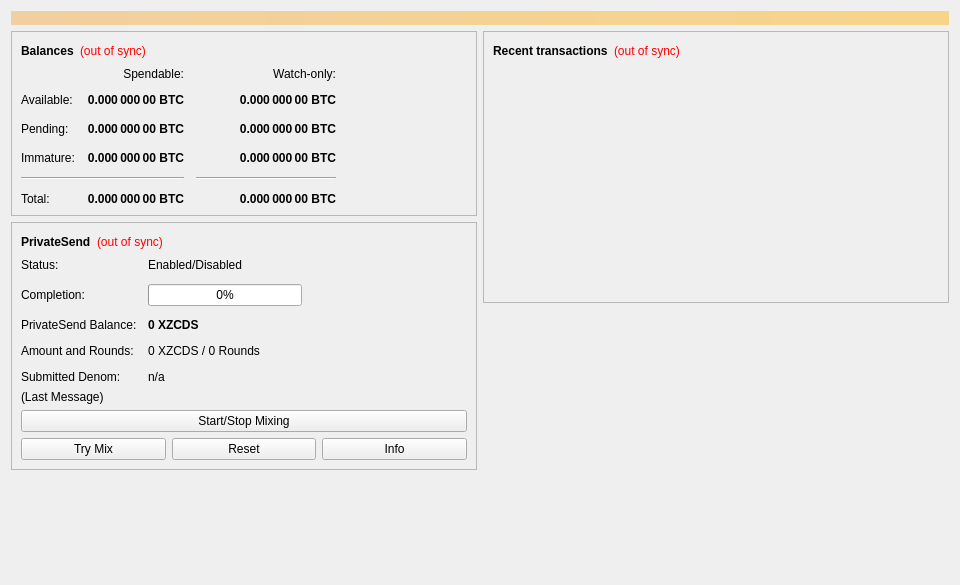
<?xml version="1.0" encoding="UTF-8"?>
<ui version="4.0">
 <class>OverviewPage</class>
 <widget class="QWidget" name="OverviewPage">
  <property name="geometry">
   <rect>
    <x>0</x>
    <y>0</y>
    <width>960</width>
    <height>585</height>
   </rect>
  </property>
  <property name="minimumSize">
   <size>
    <width>960</width>
    <height>0</height>
   </size>
  </property>
  <property name="windowTitle">
   <string>Form</string>
  </property>
  <layout class="QVBoxLayout" name="topLayout">
   <item>
    <widget class="QLabel" name="labelAlerts">
     <property name="visible">
      <bool>false</bool>
     </property>
     <property name="styleSheet">
      <string notr="true">QLabel { background-color: qlineargradient(x1: 0, y1: 0, x2: 1, y2: 0, stop:0 #F0D0A0, stop:1 #F8D488); color:#000000; }</string>
     </property>
     <property name="wordWrap">
      <bool>true</bool>
     </property>
     <property name="margin">
      <number>3</number>
     </property>
     <property name="textInteractionFlags">
      <set>Qt::TextSelectableByMouse</set>
     </property>
    </widget>
   </item>
   <item>
    <layout class="QHBoxLayout" name="horizontalLayout" stretch="1,1">
     <item>
      <layout class="QVBoxLayout" name="verticalLayout_2">
       <item>
        <widget class="QFrame" name="frame">
         <property name="frameShape">
          <enum>QFrame::StyledPanel</enum>
         </property>
         <property name="frameShadow">
          <enum>QFrame::Raised</enum>
         </property>
         <layout class="QVBoxLayout" name="verticalLayout_4">
          <item>
           <layout class="QHBoxLayout" name="horizontalLayout_4">
            <item>
             <widget class="QLabel" name="label_5">
              <property name="font">
               <font>
                <weight>75</weight>
                <bold>true</bold>
               </font>
              </property>
              <property name="text">
               <string>Balances</string>
              </property>
             </widget>
            </item>
            <item>
             <widget class="QLabel" name="labelWalletStatus">
              <property name="toolTip">
               <string>The displayed information may be out of date. Your wallet automatically synchronizes with the ZcoinDark network after a connection is established, but this process has not completed yet.</string>
              </property>
              <property name="styleSheet">
               <string notr="true">QLabel { color: red; }</string>
              </property>
              <property name="text">
               <string notr="true">(out of sync)</string>
              </property>
              <property name="alignment">
               <set>Qt::AlignLeading|Qt::AlignLeft|Qt::AlignVCenter</set>
              </property>
             </widget>
            </item>
            <item>
             <spacer name="horizontalSpacer_3">
              <property name="orientation">
               <enum>Qt::Horizontal</enum>
              </property>
              <property name="sizeHint" stdset="0">
               <size>
                <width>40</width>
                <height>20</height>
               </size>
              </property>
             </spacer>
            </item>
           </layout>
          </item>
          <item>
           <layout class="QGridLayout" name="gridLayout">
            <property name="spacing">
             <number>12</number>
            </property>
            <item row="2" column="2">
             <widget class="QLabel" name="labelWatchPending">
              <property name="font">
               <font>
                <weight>75</weight>
                <bold>true</bold>
               </font>
              </property>
              <property name="cursor">
               <cursorShape>IBeamCursor</cursorShape>
              </property>
              <property name="toolTip">
               <string>Unconfirmed transactions to watch-only addresses</string>
              </property>
              <property name="text">
               <string notr="true">0.000 000 00 BTC</string>
              </property>
              <property name="alignment">
               <set>Qt::AlignRight|Qt::AlignTrailing|Qt::AlignVCenter</set>
              </property>
              <property name="textInteractionFlags">
               <set>Qt::LinksAccessibleByMouse|Qt::TextSelectableByKeyboard|Qt::TextSelectableByMouse</set>
              </property>
             </widget>
            </item>
            <item row="2" column="1">
             <widget class="QLabel" name="labelUnconfirmed">
              <property name="font">
               <font>
                <weight>75</weight>
                <bold>true</bold>
               </font>
              </property>
              <property name="cursor">
               <cursorShape>IBeamCursor</cursorShape>
              </property>
              <property name="toolTip">
               <string>Total of transactions that have yet to be confirmed, and do not yet count toward the spendable balance</string>
              </property>
              <property name="text">
               <string notr="true">0.000 000 00 BTC</string>
              </property>
              <property name="alignment">
               <set>Qt::AlignRight|Qt::AlignTrailing|Qt::AlignVCenter</set>
              </property>
              <property name="textInteractionFlags">
               <set>Qt::LinksAccessibleByMouse|Qt::TextSelectableByKeyboard|Qt::TextSelectableByMouse</set>
              </property>
             </widget>
            </item>
            <item row="3" column="2">
             <widget class="QLabel" name="labelWatchImmature">
              <property name="font">
               <font>
                <weight>75</weight>
                <bold>true</bold>
               </font>
              </property>
              <property name="cursor">
               <cursorShape>IBeamCursor</cursorShape>
              </property>
              <property name="toolTip">
               <string>Mined balance in watch-only addresses that has not yet matured</string>
              </property>
              <property name="text">
               <string notr="true">0.000 000 00 BTC</string>
              </property>
              <property name="alignment">
               <set>Qt::AlignRight|Qt::AlignTrailing|Qt::AlignVCenter</set>
              </property>
              <property name="textInteractionFlags">
               <set>Qt::LinksAccessibleByMouse|Qt::TextSelectableByKeyboard|Qt::TextSelectableByMouse</set>
              </property>
             </widget>
            </item>
            <item row="4" column="0" colspan="2">
             <widget class="Line" name="lineSpendableBalance">
              <property name="orientation">
               <enum>Qt::Horizontal</enum>
              </property>
             </widget>
            </item>
            <item row="4" column="2">
             <widget class="Line" name="lineWatchBalance">
              <property name="sizePolicy">
               <sizepolicy hsizetype="Preferred" vsizetype="Fixed">
                <horstretch>0</horstretch>
                <verstretch>0</verstretch>
               </sizepolicy>
              </property>
              <property name="minimumSize">
               <size>
                <width>140</width>
                <height>0</height>
               </size>
              </property>
              <property name="orientation">
               <enum>Qt::Horizontal</enum>
              </property>
             </widget>
            </item>
            <item row="5" column="0">
             <widget class="QLabel" name="labelTotalText">
              <property name="text">
               <string>Total:</string>
              </property>
             </widget>
            </item>
            <item row="3" column="1">
             <widget class="QLabel" name="labelImmature">
              <property name="font">
               <font>
                <weight>75</weight>
                <bold>true</bold>
               </font>
              </property>
              <property name="cursor">
               <cursorShape>IBeamCursor</cursorShape>
              </property>
              <property name="toolTip">
               <string>Mined balance that has not yet matured</string>
              </property>
              <property name="text">
               <string notr="true">0.000 000 00 BTC</string>
              </property>
              <property name="alignment">
               <set>Qt::AlignRight|Qt::AlignTrailing|Qt::AlignVCenter</set>
              </property>
              <property name="textInteractionFlags">
               <set>Qt::LinksAccessibleByMouse|Qt::TextSelectableByKeyboard|Qt::TextSelectableByMouse</set>
              </property>
             </widget>
            </item>
            <item row="2" column="3">
             <spacer name="horizontalSpacer_2">
              <property name="orientation">
               <enum>Qt::Horizontal</enum>
              </property>
              <property name="sizeHint" stdset="0">
               <size>
                <width>40</width>
                <height>20</height>
               </size>
              </property>
             </spacer>
            </item>
            <item row="3" column="0">
             <widget class="QLabel" name="labelImmatureText">
              <property name="text">
               <string>Immature:</string>
              </property>
             </widget>
            </item>
            <item row="5" column="1">
             <widget class="QLabel" name="labelTotal">
              <property name="font">
               <font>
                <weight>75</weight>
                <bold>true</bold>
               </font>
              </property>
              <property name="cursor">
               <cursorShape>IBeamCursor</cursorShape>
              </property>
              <property name="toolTip">
               <string>Your current total balance</string>
              </property>
              <property name="text">
               <string notr="true">0.000 000 00 BTC</string>
              </property>
              <property name="alignment">
               <set>Qt::AlignRight|Qt::AlignTrailing|Qt::AlignVCenter</set>
              </property>
              <property name="textInteractionFlags">
               <set>Qt::LinksAccessibleByMouse|Qt::TextSelectableByKeyboard|Qt::TextSelectableByMouse</set>
              </property>
             </widget>
            </item>
            <item row="5" column="2">
             <widget class="QLabel" name="labelWatchTotal">
              <property name="font">
               <font>
                <weight>75</weight>
                <bold>true</bold>
               </font>
              </property>
              <property name="cursor">
               <cursorShape>IBeamCursor</cursorShape>
              </property>
              <property name="toolTip">
               <string>Current total balance in watch-only addresses</string>
              </property>
              <property name="text">
               <string notr="true">0.000 000 00 BTC</string>
              </property>
              <property name="alignment">
               <set>Qt::AlignRight|Qt::AlignTrailing|Qt::AlignVCenter</set>
              </property>
              <property name="textInteractionFlags">
               <set>Qt::LinksAccessibleByMouse|Qt::TextSelectableByKeyboard|Qt::TextSelectableByMouse</set>
              </property>
             </widget>
            </item>
            <item row="0" column="2">
             <widget class="QLabel" name="labelWatchonly">
              <property name="text">
               <string>Watch-only:</string>
              </property>
              <property name="alignment">
               <set>Qt::AlignRight|Qt::AlignTrailing|Qt::AlignVCenter</set>
              </property>
             </widget>
            </item>
            <item row="1" column="0">
             <widget class="QLabel" name="labelBalanceText">
              <property name="text">
               <string>Available:</string>
              </property>
             </widget>
            </item>
            <item row="1" column="1">
             <widget class="QLabel" name="labelBalance">
              <property name="font">
               <font>
                <weight>75</weight>
                <bold>true</bold>
               </font>
              </property>
              <property name="cursor">
               <cursorShape>IBeamCursor</cursorShape>
              </property>
              <property name="toolTip">
               <string>Your current spendable balance</string>
              </property>
              <property name="text">
               <string notr="true">0.000 000 00 BTC</string>
              </property>
              <property name="alignment">
               <set>Qt::AlignRight|Qt::AlignTrailing|Qt::AlignVCenter</set>
              </property>
              <property name="textInteractionFlags">
               <set>Qt::LinksAccessibleByMouse|Qt::TextSelectableByKeyboard|Qt::TextSelectableByMouse</set>
              </property>
             </widget>
            </item>
            <item row="1" column="2">
             <widget class="QLabel" name="labelWatchAvailable">
              <property name="font">
               <font>
                <weight>75</weight>
                <bold>true</bold>
               </font>
              </property>
              <property name="cursor">
               <cursorShape>IBeamCursor</cursorShape>
              </property>
              <property name="toolTip">
               <string>Your current balance in watch-only addresses</string>
              </property>
              <property name="text">
               <string notr="true">0.000 000 00 BTC</string>
              </property>
              <property name="alignment">
               <set>Qt::AlignRight|Qt::AlignTrailing|Qt::AlignVCenter</set>
              </property>
              <property name="textInteractionFlags">
               <set>Qt::LinksAccessibleByMouse|Qt::TextSelectableByKeyboard|Qt::TextSelectableByMouse</set>
              </property>
             </widget>
            </item>
            <item row="2" column="0">
             <widget class="QLabel" name="labelPendingText">
              <property name="text">
               <string>Pending:</string>
              </property>
             </widget>
            </item>
            <item row="0" column="1">
             <widget class="QLabel" name="labelSpendable">
              <property name="text">
               <string>Spendable:</string>
              </property>
              <property name="alignment">
               <set>Qt::AlignRight|Qt::AlignTrailing|Qt::AlignVCenter</set>
              </property>
             </widget>
            </item>
           </layout>
          </item>
         </layout>
        </widget>
       </item>
       <item>
        <widget class="QFrame" name="framePrivateSend">
         <property name="layoutDirection">
          <enum>Qt::LeftToRight</enum>
         </property>
         <property name="frameShape">
          <enum>QFrame::StyledPanel</enum>
         </property>
         <property name="frameShadow">
          <enum>QFrame::Raised</enum>
         </property>
         <layout class="QVBoxLayout" name="VerticalLayout_PS1">
          <item>
           <layout class="QHBoxLayout" name="horizontalLayout_5">
            <item>
             <widget class="QLabel" name="labelPrivateSendHeader">
              <property name="font">
               <font>
                <weight>75</weight>
                <bold>true</bold>
               </font>
              </property>
              <property name="text">
               <string>PrivateSend</string>
              </property>
             </widget>
            </item>
            <item>
             <widget class="QLabel" name="labelPrivateSendSyncStatus">
              <property name="toolTip">
               <string>The displayed information may be out of date. Your wallet automatically synchronizes with the ZcoinDark network after a connection is established, but this process has not completed yet.</string>
              </property>
              <property name="styleSheet">
               <string notr="true">QLabel { color: red; }</string>
              </property>
              <property name="text">
               <string notr="true">(out of sync)</string>
              </property>
              <property name="alignment">
               <set>Qt::AlignLeading|Qt::AlignLeft|Qt::AlignVCenter</set>
              </property>
             </widget>
            </item>
            <item>
             <spacer name="horizontalSpacer_4">
              <property name="orientation">
               <enum>Qt::Horizontal</enum>
              </property>
              <property name="sizeHint" stdset="0">
               <size>
                <width>40</width>
                <height>20</height>
               </size>
              </property>
             </spacer>
            </item>
           </layout>
          </item>
          <item>
           <layout class="QFormLayout" name="privateSendFormLayout">
            <property name="fieldGrowthPolicy">
             <enum>QFormLayout::AllNonFixedFieldsGrow</enum>
            </property>
            <property name="horizontalSpacing">
             <number>11</number>
            </property>
            <property name="verticalSpacing">
             <number>12</number>
            </property>
            <item row="0" column="0">
             <widget class="QLabel" name="labelPrivateSendEnabledText">
              <property name="text">
               <string>Status:</string>
              </property>
             </widget>
            </item>
            <item row="0" column="1">
             <widget class="QLabel" name="labelPrivateSendEnabled">
              <property name="text">
               <string>Enabled/Disabled</string>
              </property>
             </widget>
            </item>
            <item row="1" column="0">
             <widget class="QLabel" name="labelCompletitionText">
              <property name="text">
               <string>Completion:</string>
              </property>
             </widget>
            </item>
            <item row="1" column="1">
             <widget class="QProgressBar" name="privateSendProgress">
              <property name="maximumSize">
               <size>
                <width>154</width>
                <height>16777215</height>
               </size>
              </property>
              <property name="value">
               <number>0</number>
              </property>
             </widget>
            </item>
            <item row="2" column="0">
             <widget class="QLabel" name="labelAnonymizedText">
              <property name="text">
               <string>PrivateSend Balance:</string>
              </property>
             </widget>
            </item>
            <item row="2" column="1">
             <widget class="QLabel" name="labelAnonymized">
              <property name="font">
               <font>
                <weight>75</weight>
                <bold>true</bold>
               </font>
              </property>
              <property name="text">
               <string notr="true">0 XZCDS</string>
              </property>
             </widget>
            </item>
            <item row="3" column="0">
             <widget class="QLabel" name="labelAmountAndRoundsText">
              <property name="text">
               <string>Amount and Rounds:</string>
              </property>
             </widget>
            </item>
            <item row="3" column="1">
             <widget class="QLabel" name="labelAmountRounds">
              <property name="text">
               <string>0 XZCDS / 0 Rounds</string>
              </property>
             </widget>
            </item>
            <item row="4" column="0">
             <widget class="QLabel" name="labelSubmittedDenomText">
              <property name="text">
               <string>Submitted Denom:</string>
              </property>
             </widget>
            </item>
            <item row="4" column="1">
             <widget class="QLabel" name="labelSubmittedDenom">
              <property name="toolTip">
               <string>The denominations you submitted to the Masternode.&lt;br&gt;To mix, other users must submit the exact same denominations.</string>
              </property>
              <property name="text">
               <string>n/a</string>
              </property>
             </widget>
            </item>
           </layout>
          </item>
          <item>
           <layout class="QVBoxLayout" name="VerticalLayout_PS">
            <item>
             <widget class="QLabel" name="labelPrivateSendLastMessage">
              <property name="text">
               <string>(Last Message)</string>
              </property>
              <property name="alignment">
               <set>Qt::AlignLeading|Qt::AlignLeft|Qt::AlignTop</set>
              </property>
              <property name="wordWrap">
               <bool>true</bool>
              </property>
             </widget>
            </item>
            <item>
             <widget class="QPushButton" name="togglePrivateSend">
              <property name="sizePolicy">
               <sizepolicy hsizetype="MinimumExpanding" vsizetype="Fixed">
                <horstretch>0</horstretch>
                <verstretch>0</verstretch>
               </sizepolicy>
              </property>
              <property name="text">
               <string>Start/Stop Mixing</string>
              </property>
             </widget>
            </item>
            <item>
             <layout class="QHBoxLayout" name="horizontalLayout_debugbuttons">
              <item>
               <widget class="QPushButton" name="privateSendAuto">
                <property name="sizePolicy">
                 <sizepolicy hsizetype="MinimumExpanding" vsizetype="Fixed">
                  <horstretch>0</horstretch>
                  <verstretch>0</verstretch>
                 </sizepolicy>
                </property>
                <property name="toolTip">
                 <string>Try to manually submit a PrivateSend request.</string>
                </property>
                <property name="text">
                 <string>Try Mix</string>
                </property>
               </widget>
              </item>
              <item>
               <widget class="QPushButton" name="privateSendReset">
                <property name="sizePolicy">
                 <sizepolicy hsizetype="MinimumExpanding" vsizetype="Fixed">
                  <horstretch>0</horstretch>
                  <verstretch>0</verstretch>
                 </sizepolicy>
                </property>
                <property name="toolTip">
                 <string>Reset the current status of PrivateSend (can interrupt PrivateSend if it's in the process of Mixing, which can cost you money!)</string>
                </property>
                <property name="autoFillBackground">
                 <bool>false</bool>
                </property>
                <property name="text">
                 <string>Reset</string>
                </property>
               </widget>
              </item>
              <item>
               <widget class="QPushButton" name="privateSendInfo">
                <property name="sizePolicy">
                 <sizepolicy hsizetype="MinimumExpanding" vsizetype="Fixed">
                  <horstretch>0</horstretch>
                  <verstretch>0</verstretch>
                 </sizepolicy>
                </property>
                <property name="toolTip">
                 <string>Information about PrivateSend and Mixing</string>
                </property>
                <property name="text">
                 <string>Info</string>
                </property>
               </widget>
              </item>
             </layout>
            </item>
           </layout>
          </item>
         </layout>
        </widget>
       </item>
       <item>
        <spacer name="verticalSpacer">
         <property name="orientation">
          <enum>Qt::Vertical</enum>
         </property>
         <property name="sizeHint" stdset="0">
          <size>
           <width>20</width>
           <height>40</height>
          </size>
         </property>
        </spacer>
       </item>
      </layout>
     </item>
     <item>
      <layout class="QVBoxLayout" name="verticalLayout_3">
       <item>
        <widget class="QFrame" name="frame_2">
         <property name="frameShape">
          <enum>QFrame::StyledPanel</enum>
         </property>
         <property name="frameShadow">
          <enum>QFrame::Raised</enum>
         </property>
         <layout class="QVBoxLayout" name="verticalLayout">
          <item>
           <layout class="QHBoxLayout" name="horizontalLayout_2">
            <item>
             <widget class="QLabel" name="label_4">
              <property name="font">
               <font>
                <weight>75</weight>
                <bold>true</bold>
               </font>
              </property>
              <property name="text">
               <string>Recent transactions</string>
              </property>
             </widget>
            </item>
            <item>
             <widget class="QLabel" name="labelTransactionsStatus">
              <property name="toolTip">
               <string>The displayed information may be out of date. Your wallet automatically synchronizes with the ZcoinDark network after a connection is established, but this process has not completed yet.</string>
              </property>
              <property name="styleSheet">
               <string notr="true">QLabel { color: red; }</string>
              </property>
              <property name="text">
               <string notr="true">(out of sync)</string>
              </property>
              <property name="alignment">
               <set>Qt::AlignLeading|Qt::AlignLeft|Qt::AlignVCenter</set>
              </property>
             </widget>
            </item>
            <item>
             <spacer name="horizontalSpacer">
              <property name="orientation">
               <enum>Qt::Horizontal</enum>
              </property>
              <property name="sizeHint" stdset="0">
               <size>
                <width>40</width>
                <height>20</height>
               </size>
              </property>
             </spacer>
            </item>
           </layout>
          </item>
          <item>
           <widget class="QListView" name="listTransactions">
            <property name="styleSheet">
             <string notr="true">QListView { background: transparent; }</string>
            </property>
            <property name="frameShape">
             <enum>QFrame::NoFrame</enum>
            </property>
            <property name="verticalScrollBarPolicy">
             <enum>Qt::ScrollBarAlwaysOff</enum>
            </property>
            <property name="horizontalScrollBarPolicy">
             <enum>Qt::ScrollBarAlwaysOff</enum>
            </property>
            <property name="selectionMode">
             <enum>QAbstractItemView::NoSelection</enum>
            </property>
           </widget>
          </item>
         </layout>
        </widget>
       </item>
       <item>
        <spacer name="verticalSpacer_2">
         <property name="orientation">
          <enum>Qt::Vertical</enum>
         </property>
         <property name="sizeHint" stdset="0">
          <size>
           <width>20</width>
           <height>40</height>
          </size>
         </property>
        </spacer>
       </item>
      </layout>
     </item>
    </layout>
   </item>
  </layout>
 </widget>
 <resources/>
 <connections/>
</ui>
